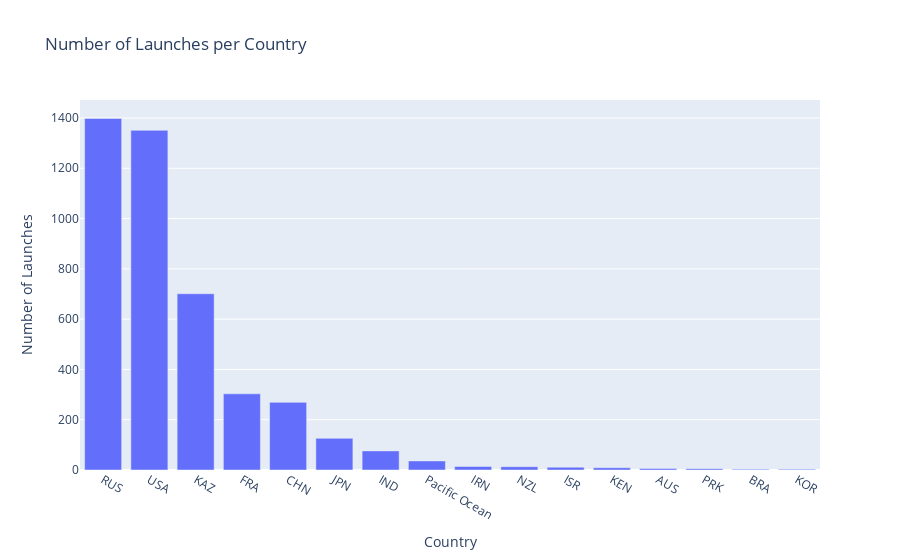

Write notebook code for a chart like this one.
### Code cell
fig = px.bar(x=launches_by_countries.index,y=launches_by_countries.values,title='Number of Launches per Country')
fig.update_layout(xaxis_title='Country',yaxis_title='Number of Launches')
fig.show()

### Figure 1 — Plotly figure (JSON) as saved in the notebook; plotly's stock layout.template omitted (floating-point values rounded to 4 significant figures)
{"data": [{"alignmentgroup": "True", "hovertemplate": "x=%{x}<br>y=%{y}<extra></extra>", "legendgroup": "", "marker": {"color": "#636efa", "pattern": {"shape": ""}}, "name": "", "offsetgroup": "", "orientation": "v", "showlegend": false, "textposition": "auto", "type": "bar", "x": ["RUS", "USA", "KAZ", "FRA", "CHN", "JPN", "IND", "Pacific Ocean", "IRN", "NZL", "ISR", "KEN", "AUS", "PRK", "BRA", "KOR"], "xaxis": "x", "y": [1398, 1351, 701, 303, 269, 126, 76, 36, 14, 13, 11, 9, 6, 5, 3, 3], "yaxis": "y"}], "layout": {"barmode": "relative", "legend": {"tracegroupgap": 0}, "title": {"text": "Number of Launches per Country"}, "xaxis": {"anchor": "y", "domain": [0, 1], "title": {"text": "Country"}}, "yaxis": {"anchor": "x", "domain": [0, 1], "title": {"text": "Number of Launches"}}}}
